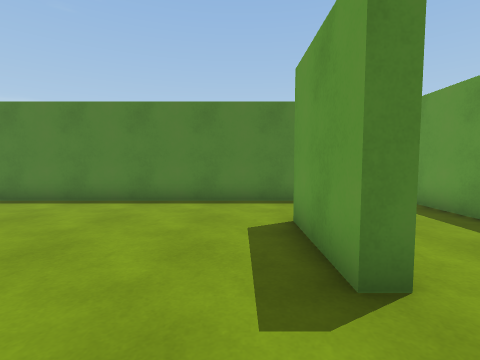
view 1 (above)

24 first-person views from a walk through a Unity game level. The camera is 1.2 m above the floor, tilts 4° down and sees 85° across. The floor is counted in squares, 1 m on a side. Each view is taken from the middle of a square. On the plan, view 1 faces up. The plan holds only what a view shows up to about 12 squares ahead; the rest is blank.

view 2
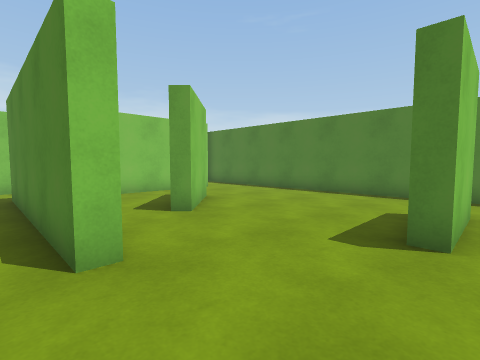

view 3
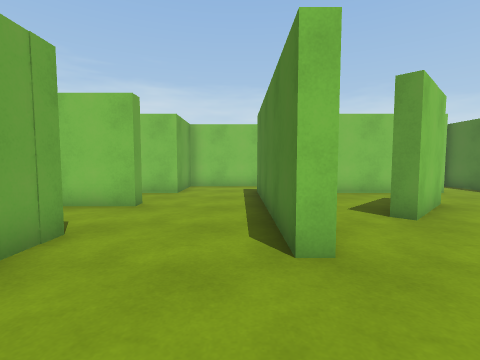

view 4
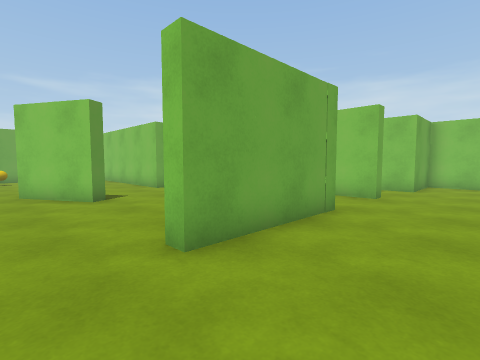

view 5
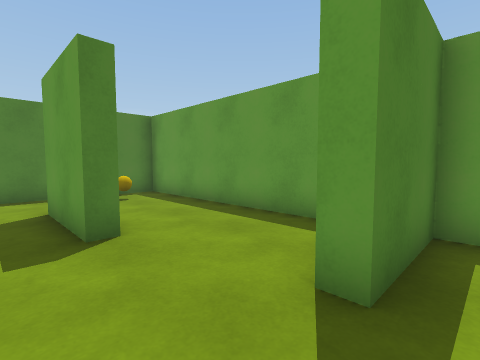

view 6
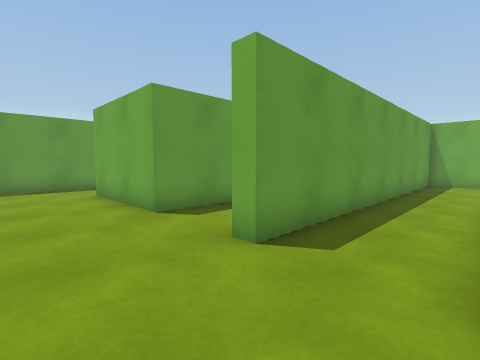

view 7
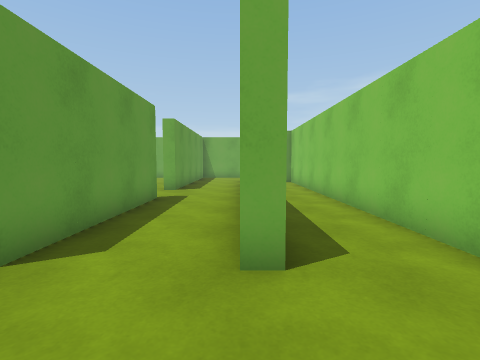

view 8
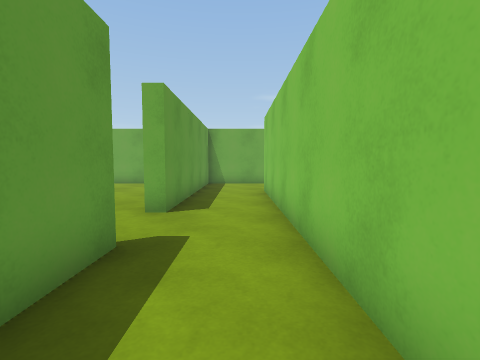

view 9
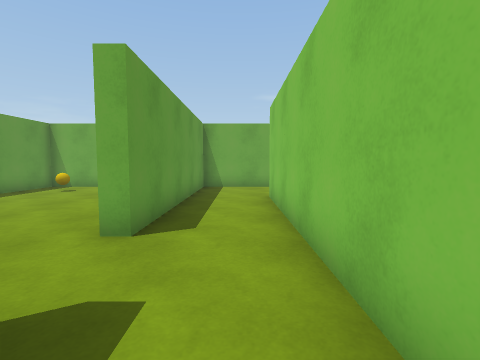

view 10
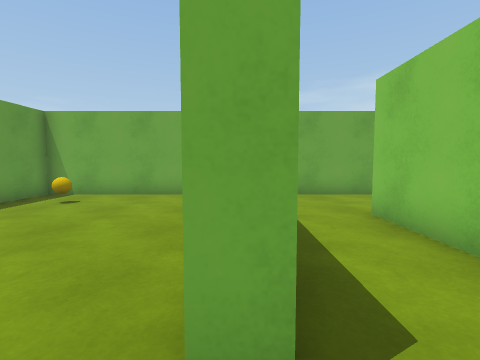

view 11
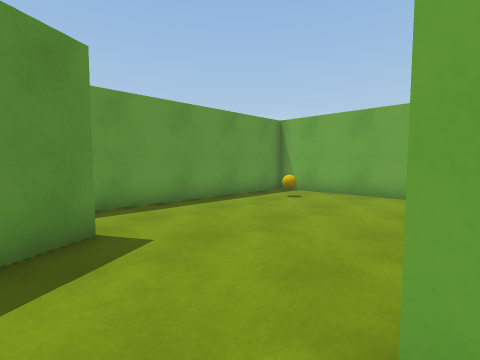

view 12
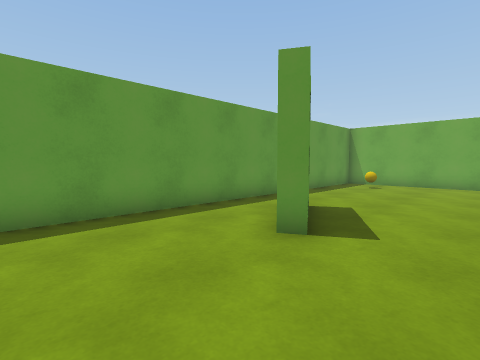

view 13
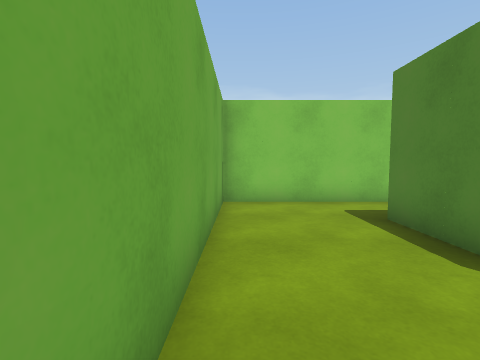

view 14
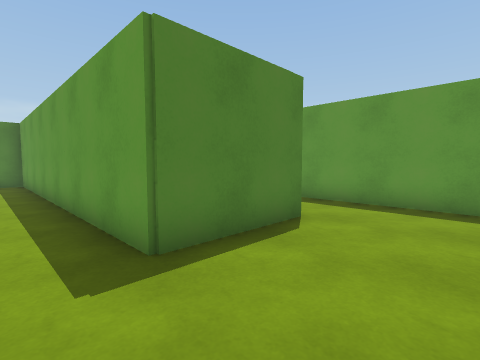

view 15
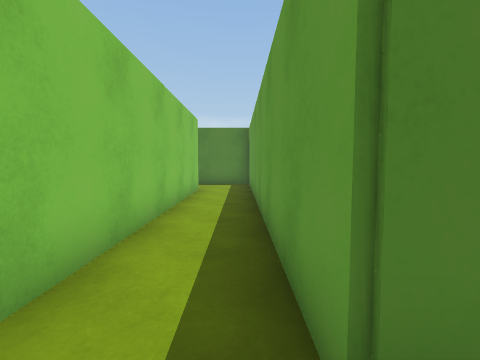

view 16
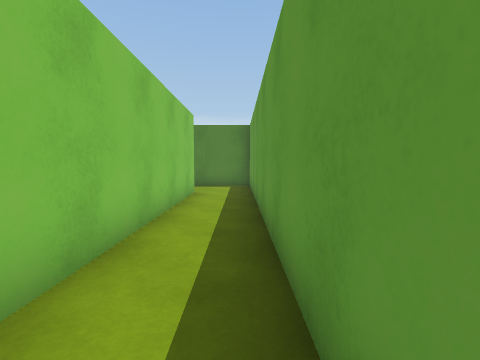

view 17
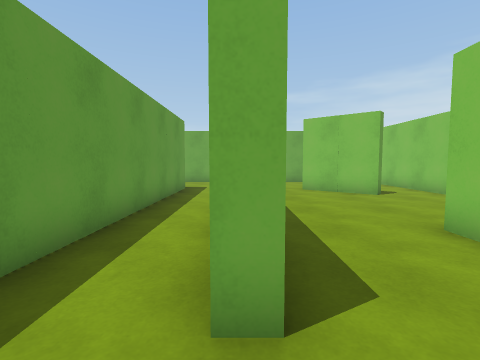

view 18
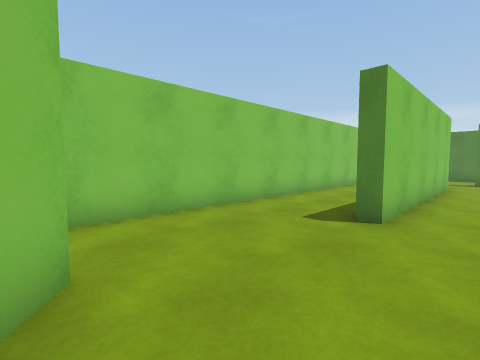

view 19
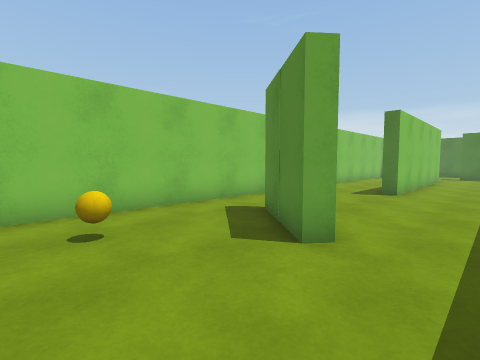

view 20
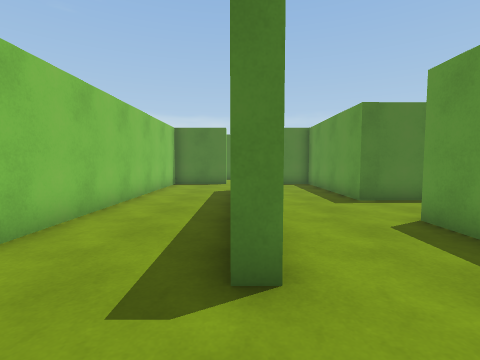

view 21
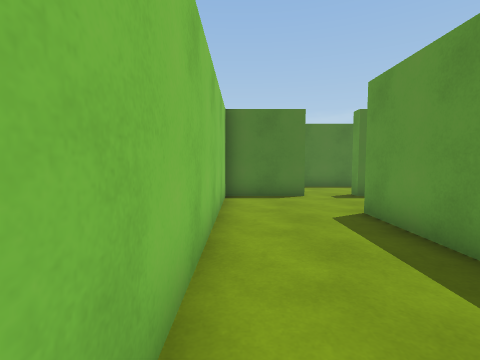

view 22
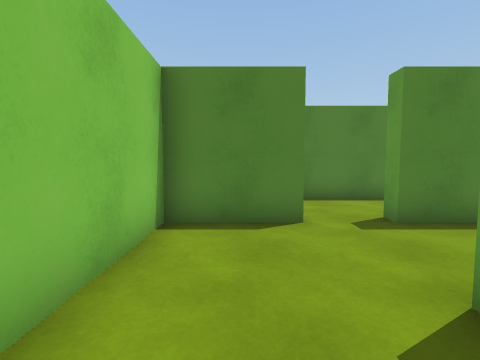

view 23
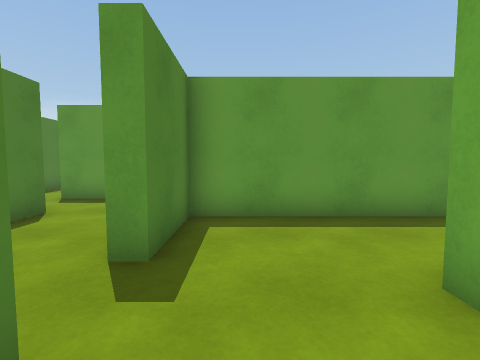

view 24
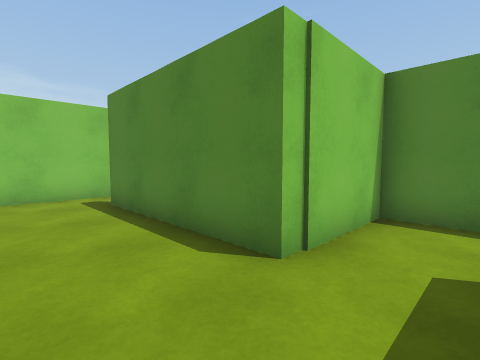

### Floor plan
Ten units are one square. View 1 is at (0, 0); x grows to the right and y downward. Boxes are objects, and circles mark ways between rooms. Rooms are numbered by the first view taken in them; rooms with no view inside come last. Other rooms are left out.
<svg viewBox="-190 -85 245 305">
<path fill="none" stroke="#000" d="M-12 8 -12 13 -86 13M-54 -38 -33 -16 -37 -13M-23 49 21 49 21 55M16 -52 16 -23 11 -23 11 -52M-108 11 -108 44 -80 44 -80 140M50 -6 50 -80 36 -80M-108 -46 -168 -46M18 -80 -74 -80M50 55 50 13 22 13 22 8M-185 -52 -185 -24M-55 165 -55 49 -50 49M-74 174 -64 174M-23 108 -23 49M27 134 12 108 16 105 31 131M-23 209 -23 131 -18 131M-5 215 50 215 50 55M-50 49 -50 179 -85 179 -85 55M-108 77 -108 215 -35 215M-90 49 -113 49M-113 91 -113 77 -108 77M-151 50 -151 19 -146 19 -146 105 -151 105M-113 49 -113 -11 -139 -11 -139 -16M-163 158 -160 154 -137 173M-156 -11 -185 -11 -185 146M-137 173 -140 177 -163 158M-185 146 -185 208M-85 -44 -85 -59M-89 -80 -108 -80 -108 -46"/>
<rect x="25" y="-75" width="10" height="20" fill="#bbb"><title>ball</title></rect>
<rect x="25" y="195" width="10" height="10" fill="#bbb"><title>ball</title></rect>
<rect x="-175" y="195" width="20" height="10" fill="#bbb"><title>ball</title></rect>
<circle cx="-35" cy="40" r="3" fill="#2a7"/>
<circle cx="35" cy="50" r="3" fill="#2a7"/>
<circle cx="-145" cy="-10" r="3" fill="#2a7"/>
<circle cx="-80" cy="-65" r="3" fill="#2a7"/>
<circle cx="-95" cy="-50" r="3" fill="#2a7"/>
<circle cx="-110" cy="65" r="3" fill="#2a7"/>
<circle cx="-125" cy="170" r="3" fill="#2a7"/>
<circle cx="-175" cy="155" r="3" fill="#2a7"/>
<text x="-30" y="0">1</text>
<text x="-30" y="140">2</text>
<text x="-140" y="80">3</text>
<text x="-150" y="190">4</text>
<text x="-90" y="-60">5</text>
</svg>
Room 1 opens to room 2. Room 1 opens to room 3. Room 1 opens to room 5. Room 2 opens to room 3. Room 3 opens to room 4.

Where each view was taken, in squares from view 1:
view 1: 0 up, 0 right, facing up
view 2: 2 down, 2 right, facing up-left
view 3: 2 down, 2 right, facing left
view 4: 2 down, 4 right, facing down-left
view 5: 2 down, 0 right, facing up-right
view 6: 2 down, 8 left, facing down-right
view 7: 2 down, 5 left, facing down
view 8: 7 down, 4 left, facing down
view 9: 9 down, 4 left, facing down
view 10: 12 down, 2 left, facing down
view 11: 12 down, 2 left, facing down-right
view 12: 7 down, 1 left, facing down-right
view 13: 21 down, 3 left, facing left
view 14: 21 down, 10 left, facing up-right
view 15: 19 down, 9 left, facing up
view 16: 18 down, 9 left, facing up
view 17: 6 down, 11 left, facing down
view 18: 16 down, 13 left, facing up-left
view 19: 21 down, 12 left, facing up-left
view 20: 13 down, 15 left, facing up
view 21: 8 down, 18 left, facing up
view 22: 4 down, 17 left, facing up
view 23: 0 up, 17 left, facing right
view 24: 2 up, 9 left, facing up-left
